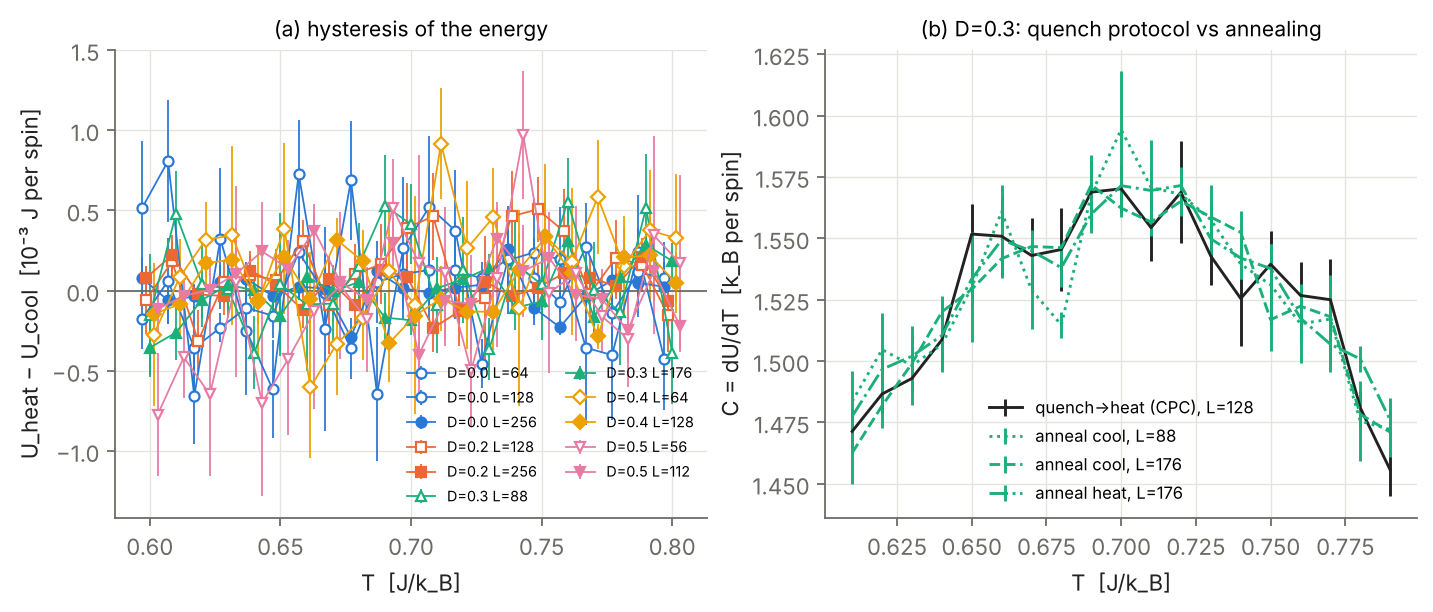

The script that saved this image:
"""Task 1: (a) U_heat - U_cool vs T for every (D, L) (seed mean, error = seed scatter (+) per-direction).
(b) D=0.3: C = dU/dT for the CPC-style quench protocol (L=128) vs annealed cooling/heating (L=88, 176). Run from repo root."""
import sys; sys.path.insert(0, 'figures')
from _style import *
S = summary(); sizes = {0.0: (64, 128, 256), 0.2: (128, 256), 0.3: (88, 176), 0.4: (64, 128), 0.5: (56, 112)}
fig, (a, b) = plt.subplots(1, 2, figsize=(10.5, 3.8))
for D, Ls in sizes.items():
    for k, L in enumerate(Ls):
        c, h = get(S, 'anneal', D, L, 'cool'), get(S, 'anneal', D, L, 'heat')
        if c is None or h is None: continue
        T = np.array(c['curve_U']['T']); d = np.array(h['curve_U']['mean']) - np.array(c['curve_U']['mean'])
        e = np.hypot(c['curve_U']['err'], h['curve_U']['err'])
        a.errorbar(T + 0.0015 * (list(sizes).index(D) - 2), d * 1e3, yerr=e * 1e3, color=DCOL[D], marker=DMRK[D], mfc=DCOL[D] if k == len(Ls) - 1 else 'white',
                   lw=0.8, label='D=%.1f L=%d' % (D, L))
a.axhline(0, color=MUTED, lw=0.8); a.set_xlabel('T  [J/k_B]'); a.set_ylabel('U_heat − U_cool  [10⁻³ J per spin]'); a.legend(fontsize=6.5, ncol=2)
a.set_title('(a) hysteresis of the energy', fontsize=9.5)
for proto, L, dirn, ls, lab in (('quench', 128, 'quench', '-', 'quench→heat (CPC), L=128'), ('anneal', 88, 'cool', ':', 'anneal cool, L=88'),
                                 ('anneal', 176, 'cool', '--', 'anneal cool, L=176'), ('anneal', 176, 'heat', '-.', 'anneal heat, L=176')):
    e = get(S, proto, 0.3, L, dirn)
    if e is None: continue
    c = e['curve_Cdu']; b.errorbar(c['T'], c['mean'], yerr=c['err'], ls=ls, color=DCOL[0.3] if proto == 'anneal' else INK, label=lab, lw=1.3)
b.set_xlabel('T  [J/k_B]'); b.set_ylabel('C = dU/dT  [k_B per spin]'); b.legend(fontsize=7.5); b.set_title('(b) D=0.3: quench protocol vs annealing', fontsize=9.5)
fig.savefig('figures/fig_t1_hysteresis.png')
